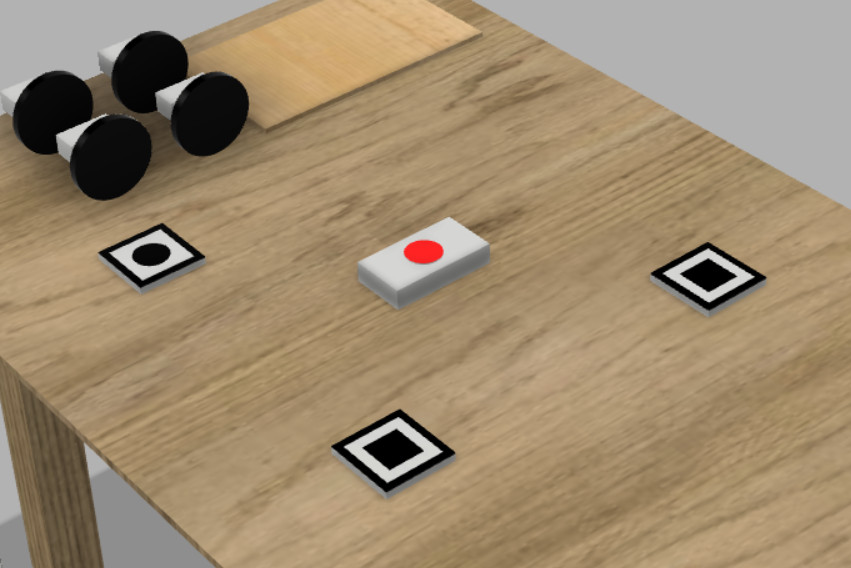
#> input picture Examples/Second_tour_NTI_openCV_task/Photo/example_1__125_125_.jpg, 851 x 568 px; its folder holds only this picture in this run
$ python Find_contours.py
#> lines starting #> are read from the running program, lines starting #| are printed output that depends on the picture; after the words box and inside, x2 and y2 are one past the last pixel; in counts of white or black regions, pixels touching at a corner belong together; long printed decimals are rounded
### Examples/Second_tour_NTI_openCV_task/Geometry_functions.py
from Point_class import Point
from FlatVector_class import FlatVector


def find_center(cont):
    point_sum = [0, 0]
    for point in cont:
        point_sum[0] += point[0][0]
        point_sum[1] += point[0][1]
    return tuple([int(point_sum[0] / len(cont)), int(point_sum[1] / len(cont))])


def line_intersection_point(vector1: FlatVector, vector2: FlatVector):
    # составляем формулы двух прямых
    x1_1 = vector1.start_point.x
    y1_1 = vector1.start_point.y
    x1_2 = vector1.end_point.x
    y1_2 = vector1.end_point.y
    x2_1 = vector2.start_point.x
    y2_1 = vector2.start_point.y
    x2_2 = vector2.end_point.x
    y2_2 = vector2.end_point.y
    A1 = y1_1 - y1_2
    B1 = x1_2 - x1_1
    C1 = x1_1 * y1_2 - x1_2 * y1_1
    A2 = y2_1 - y2_2
    B2 = x2_2 - x2_1
    C2 = x2_1 * y2_2 - x2_2 * y2_1
    # решаем систему двух уравнений
    if B1 * A2 - B2 * A1 != 0:
        y = (C2 * A1 - C1 * A2) / (B1 * A2 - B2 * A1)
        if B1 * A2 - B2 * A1 == 0:
            return False
        if A1 == 0:
            x = 0
        else:
            x = (-C1 - B1 * y) / A1
        # проверяем, находится ли решение системы (точка пересечения) на первом отрезке, min/max - потому
        # что координаты точки могут быть заданы не по порядку возрастания
        if min(x1_1, x1_2) <= x <= max(x1_1, x1_2) and min(y1_1, y1_2) <= y <= max(y1_1, y1_2):
            return Point(x, y)
        else:
            return False
    # случай деления на ноль, то есть параллельность

### Examples/Second_tour_NTI_openCV_task/Point_class.py
from numpy import ndarray

class Point:
    def __init__(self, x: float or tuple or list, y: float = None) -> None:
        if type(x) == tuple or type(x) == list:
            self.x = x[0]
            self.y = x[1]
        else:
            self.x = x
            self.y = y

    # +
    # [70 lines left out: functions __add__, __sub__, __truediv__, __mul__, __eq__, to_int, not called in this run]

    def tuple_format(self) -> tuple:
        return tuple([self.x, self.y])

    def list_format(self) -> list:
        return [self.x, self.y]

    def __str__(self):
        return f"({self.x}, {self.y})"

    # [6 lines left out: function is_Point, not called in this run]

    @classmethod
    def check_Point(cls, obj):
        if type(obj) == tuple or type(obj) == list:
            return Point(obj)
        elif type(obj) == ndarray:
            return Point(obj[0], obj[1])
        elif type(obj) != Point:
            return Point(obj.x, obj.y)
        else:
            try:
                return Point(obj.x, obj.y)
            except:
                raise TypeError("Object can not be Point!")


# [4 lines left out: function distance_between_two_point, not called in this run]

### Examples/Second_tour_NTI_openCV_task/FlatVector_class.py
from Point_class import Point


class FlatVector:
    # [10 lines left out: function __init__, not called in this run]

    def length(self) -> float:
        return ((self.start_point.x - self.end_point.x) ** 2 + (self.start_point.y - self.end_point.y) ** 2) ** 0.5

    # [5 lines left out: function move_to_point, not called in this run]

    def radius_vector(self) -> Point:
        return self.end_point - self.start_point

    def move_along_vector(self, vector):
        vector.move_to_point(self.start_point)
        self.move_to_point(vector.end_point)

    def copy(self):
        return FlatVector(self.start_point, self.end_point)

    # +
    # [47 lines left out: functions __add__, __sub__, __truediv__, __mul__, __str__, find_collinear_coefficients, not called in this run]

### Examples/Second_tour_NTI_openCV_task/Find_contours.py
import cv2 as cv
import os
from Examples.Second_tour_NTI_openCV_task.FlatVector_class import *
from Examples.Second_tour_NTI_openCV_task.Point_class import *
from Examples.Second_tour_NTI_openCV_task.Geometry_functions import *
import numpy as np
import urllib.request


# [9 lines left out: function url_to_image, not called in this run]


# fv - flat vector
# p - point
# c - coefficient
photos = os.listdir("Photo")

photo = photos[0]
src = cv.imread("Photo/" + photo)
#> src is the input picture: shape (568, 851, 3); mean B, G, R 111, 138.5, 157.9
_, threshold = cv.threshold(cv.cvtColor(src, cv.COLOR_BGR2GRAY), 200, 255, cv.THRESH_BINARY)
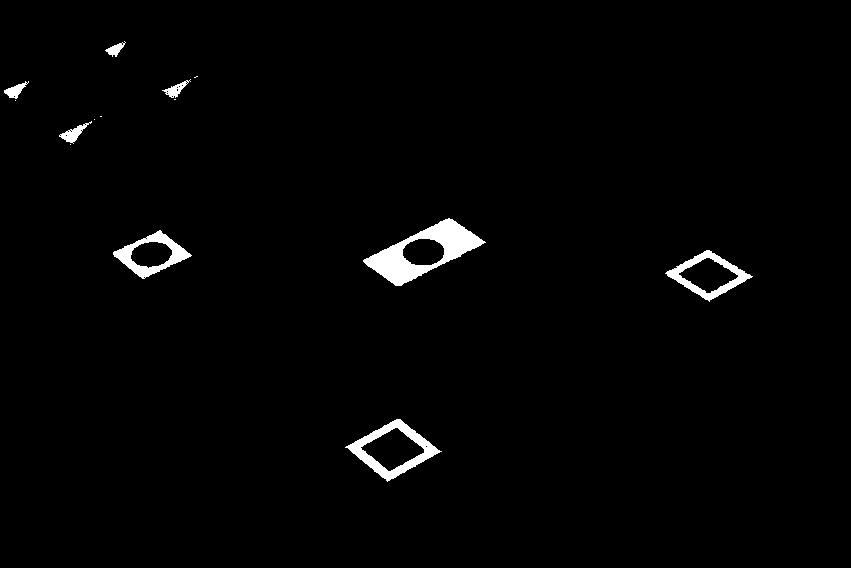
#> threshold: shape (568, 851); 1.6% white; 14 white regions (6 under 20 px)
threshold = cv.GaussianBlur(threshold, (5, 5), 3)
# cv.imshow(f"Original", src)
# cv.imshow("Threshold", threshold)

contours, _ = cv.findContours(threshold, cv.RETR_TREE, cv.CHAIN_APPROX_SIMPLE)
#> contours = 13 contours; largest, box (x1, y1, x2, y2) and area: (361, 216, 488, 288) 4527, (343, 417, 444, 484) 3628, (663, 248, 755, 304) 2784, (111, 228, 194, 281) 2446, (365, 430, 422, 469) 1100
cv.drawContours(src, contours, -1, (0, 100, 0), 2)
prev_rect_flag = False
prev_rect = []
need_rect_cent = []
zero_p = (0, 0)
need_to_find_p = (0, 0)
zero_contour = []

for contour in contours:
    approx = cv.approxPolyDP(contour, 0.04 * cv.arcLength(contour, True), True)

    if cv.contourArea(approx) > 100:
        # cv.drawContours(src, [approx], 0, (0, 100, 0), 2)
        x = approx.ravel()[0]
        y = approx.ravel()[1]
        cent = find_center(approx)
        pix = src[cent[1]][cent[0]]
        r = pix[2]
        g = pix[1]
        b = pix[0]

        if len(approx) == 4:
            # low red 150 190 255
            # upper red 0 0 255

            # low black 0 0 0
            # upper black 120 120 120
            # if 0 <= b <= 150 and 0 <= g <= 190 and 240 <= r <= 255:
            # cv.putText(src, "Need_Rectangle", (x, y), cv.FONT_HERSHEY_COMPLEX_SMALL, 1, (0, 200, 0))
            if 0 <= b <= 170 and 0 <= g <= 170 and 0 <= r <= 170:
                if len(prev_rect) > 0 and cv.pointPolygonTest(prev_rect, cent, False) >= 0:
                    need_rect_cent.append(cent)
                    # print(cent)
                # cv.putText(src, "Need_Rectangle", (x, y), cv.FONT_HERSHEY_COMPLEX_SMALL, 1, (0, 200, 0))
                prev_rect = approx
            prev_rect_flag = True

        elif len(approx) >= 5:
            if 0 <= b <= 150 and 0 <= g <= 190 and 240 <= r <= 255 and prev_rect_flag:
                # cv.putText(src, "Need_circle", (x, y), cv.FONT_HERSHEY_COMPLEX_SMALL, 1, (0, 200, 0))
                need_to_find_p = cent
            if 0 <= b <= 170 and 0 <= g <= 170 and 0 <= r <= 170 and prev_rect_flag:
                # cv.putText(src, "Need_circle", (x, y), cv.FONT_HERSHEY_COMPLEX_SMALL, 1, (0, 200, 0))
                zero_p = cent
                zero_contour = prev_rect
            prev_rect_flag = False
#> this loop made 13 passes
#> (approx, x, y, cent, pix, r, g, b) on passes 7, 9, 11: ([[487, 240], [446, 216], [361, 263], [403, 287]], 487, 240, (424, 251), [35, 35, 255], 255, 35, 35), ([[96, 117], [58, 132], [57, 138], [75, 145]], 96, 117, (71, 133), [199, 201, 201], 201, 201, 199), ([[30, 79], [2, 88], [2, 94], [17, 102]], 30, 79, (12, 90), [204, 206, 206], 206, 206, 204)
#> after the loop, need_rect_cent = [(392, 448), (708, 275)]

# for p in need_rect_cent:
#     cv.putText(src, "&", p, cv.FONT_HERSHEY_COMPLEX_SMALL, 1, (0, 0, 200))


# Find vector 0X and 0Y

# fv - flat vector
# p - point
# c - coefficient pix to mm
measurement_error = 15

# rect_fv = FlatVector(need_rect_cent[0], need_rect_cent[1])
check_fv = FlatVector(zero_p, need_rect_cent[0])
#> in __init__, `self.x = x[0]`: self.x = 149
#> in __init__, `self.y = x[1]`: self.y = 253
# cv.rectangle(src, form_start_rect_to_zero_fv.end_point.tuple_format(),
#              (form_start_rect_to_zero_fv.end_point + (10, 10)).tuple_format(), (50, 50, 50), 3)
# cv.rectangle(src, rect_fv.end_point.tuple_format(), (rect_fv.end_point + (10, 10)).tuple_format(), (100, 0, 100), 3)

check_len_1 = 0
check_len_2 = 0

# print(zero_contour)
for i in range(len(zero_contour) - 1):
    inter_point = line_intersection_point(FlatVector(zero_contour[i][0], zero_contour[i + 1][0]), check_fv)
    if type(inter_point) != bool:
        check_len_1 = distance_between_two_point(zero_contour[i][0], inter_point)
        check_len_2 = distance_between_two_point(zero_contour[i + 1][0], inter_point)
        break
#> this loop made 2 passes
#> (x1_1 in line_intersection_point, y1_1 in line_intersection_point, x1_2 in line_intersection_point, y1_2 in line_intersection_point, x2_1 in line_intersection_point, y2_1 in line_intersection_point) on pass 2: (162, 228, 111, 250, 149, 253)

if abs(check_len_1 - check_len_2) < measurement_error:
    ox_end_p = need_rect_cent[0]
#> ox_end_p = (392, 448)
    oy_end_p = need_rect_cent[1]
#> oy_end_p = (708, 275)
else:
    ox_end_p = need_rect_cent[1]
    oy_end_p = need_rect_cent[0]
# [6 lines of commented-out code are left out]
ox_fv = FlatVector(zero_p, ox_end_p)
oy_fv = FlatVector(ox_end_p, oy_end_p)
oy_fv.move_to_point(zero_p)
#> in __sub__, `x = self.x - other.x`: x = 243
#> in __sub__, `y = self.y - other.y`: y = 195
check_fv = ox_fv + oy_fv
#> in __add__, `x = self.x + other.x`: x = 298
#> in __add__, `y = self.y + other.y`: y = 506

find_fv = FlatVector(zero_p, need_to_find_p)

ox_translate_to_real_c = 250 / ox_fv.length()
#> ox_translate_to_real_c = 0.802
oy_translate_to_real_c = 250 / oy_fv.length()
#> oy_translate_to_real_c = 0.694

a_c, b_c = find_collinear_coefficients(find_fv, ox_fv, oy_fv)
#> in find_collinear_coefficients, `j_c = (what_rv.y*i_rv.x - i_rv.y*what_rv.x) / (j_rv.y*i_rv.x - j_rv.x*..`: j_c = 0.512
#> in find_collinear_coefficients, `i_c = (what_rv.x - j_rv.x*j_c) / i_rv.x`: i_c = 0.454
#> a_c = 0.454; b_c = 0.512

i_fv = ox_fv * (a_c, a_c)
j_fv = oy_fv * (b_c, b_c)

real_x = i_fv.length() * ox_translate_to_real_c
#> real_x = 113.5
real_y = j_fv.length() * oy_translate_to_real_c
#> real_y = 127.9

if a_c < 0:
    real_x *= -1
if b_c < 0:
    real_y *= -1

cv.line(src, ox_fv.start_point.tuple_format(), ox_fv.end_point.tuple_format(), (0, 0, 200), 3)
# cv.rectangle(src,ox_fv.end_point.tuple_format() , (ox_fv.end_point + (10, 10)).tuple_format(), (0, 100, 200), 3)
cv.line(src, oy_fv.start_point.tuple_format(), oy_fv.end_point.tuple_format(), (0, 0, 200), 3)
# cv.rectangle(src, oy_fv.end_point.tuple_format() , (oy_fv.end_point + (10, 10)).tuple_format(), (0, 100, 200), 3)
cv.line(src, find_fv.start_point.tuple_format(), find_fv.end_point.tuple_format(), (0, 200, 0), 3)
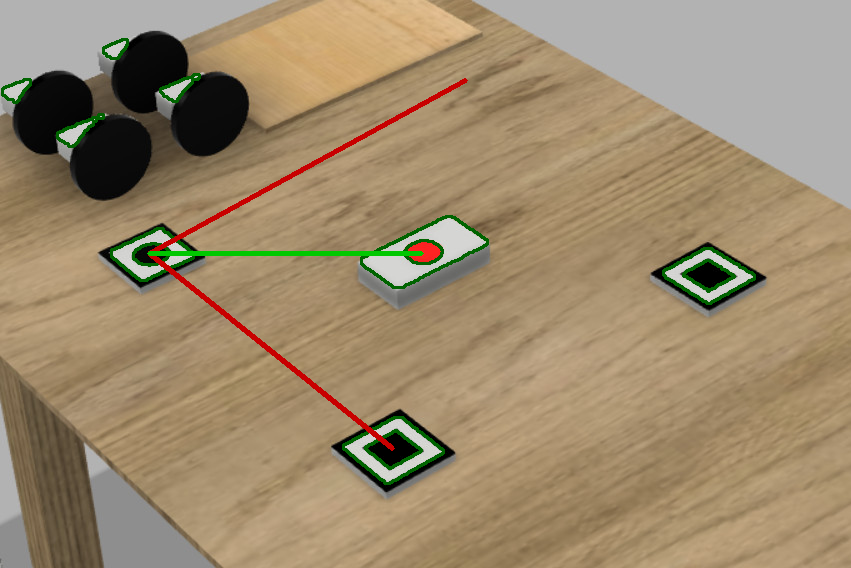
#> src: shape (568, 851, 3); mean B, G, R 109, 138, 156.7

# [7 lines of commented-out code are left out]

print(f"({real_x},{real_y})")
#| (113.487,127.919)
# cv.imshow(f"Original(contours)", src)
cv.waitKey(0)
cv.destroyAllWindows()

$ run again, on Examples/Second_tour_NTI_openCV_task/Photo/example_5__50_175_.jpg
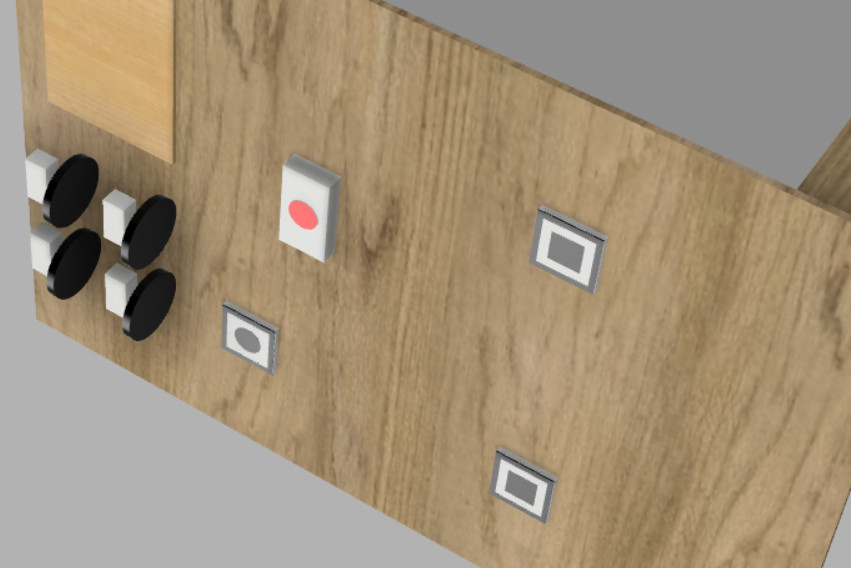
#> input picture Examples/Second_tour_NTI_openCV_task/Photo/example_5__50_175_.jpg, 851 x 568 px
#> src is the input picture: shape (568, 851, 3); mean B, G, R 121.5, 145.9, 163
#> `_, threshold = cv.threshold(cv.cvtColor(src, cv.COLOR_BGR2GRAY), 200, ..`:
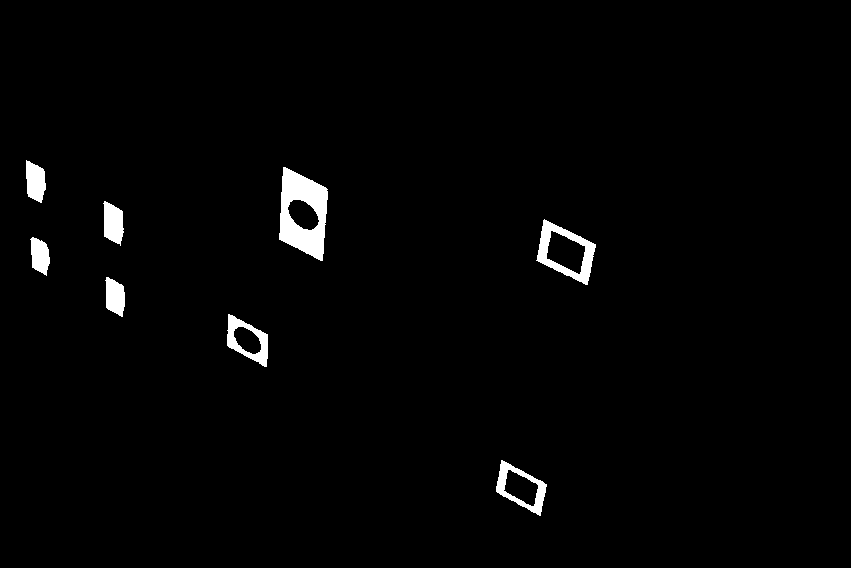
#> threshold: shape (568, 851); 1.7% white; 8 white regions
#> contours = 12 contours; largest, box (x1, y1, x2, y2) and area: (277, 165, 330, 263) 3830, (534, 217, 598, 287) 2770, (494, 458, 549, 518) 1970, (225, 312, 270, 369) 1661, (101, 199, 126, 248) 896
#> the loop `for contour in contours:` made 12 passes
#> (approx, x, y, cent, pix, r, g, b) on passes 5, 6, 9, 10: ([[104, 275], [104, 309], [124, 318], [125, 284]], 104, 275, (114, 296), [221, 223, 223], 223, 223, 221), ([[30, 235], [30, 269], [48, 277], [48, 242]], 30, 235, (39, 255), [222, 224, 224], 224, 224, 222), ([[102, 199], [102, 238], [122, 247], [124, 209]], 102, 199, (112, 223), [222, 224, 224], 224, 224, 222), ([[281, 165], [277, 241], [324, 262], [329, 187]], 281, 165, (302, 213), [119, 120, 254], 254, 120, 119)
#> after the loop `for contour in contours:`: need_rect_cent = [(520, 487), (565, 251)]
#> in __init__, `self.x = x[0]`: self.x = 247
#> in __init__, `self.y = x[1]`: self.y = 339
#> the loop `for i in range(len(zero_contour) - 1):` made 1 pass
#> (x1_1 in line_intersection_point, y1_1 in line_intersection_point, x1_2 in line_intersection_point, y1_2 in line_intersection_point, x2_1 in line_intersection_point, y2_1 in line_intersection_point) on pass 1: (226, 312, 225, 347, 247, 339)
#> ox_end_p = (520, 487)
#> oy_end_p = (565, 251)
#> in __sub__, `x = self.x - other.x`: x = 273
#> in __sub__, `y = self.y - other.y`: y = 148
#> in __add__, `x = self.x + other.x`: x = 494
#> in __add__, `y = self.y + other.y`: y = 678
#> ox_translate_to_real_c = 0.805
#> oy_translate_to_real_c = 1.04
#> j_c = 0.591
#> i_c = 0.104
#> b_c = 0.591
#> real_x = 26.02
#> real_y = 147.7
#> `cv.line(src, find_fv.start_point.tuple_format(), find_fv.end_point.tup..`:
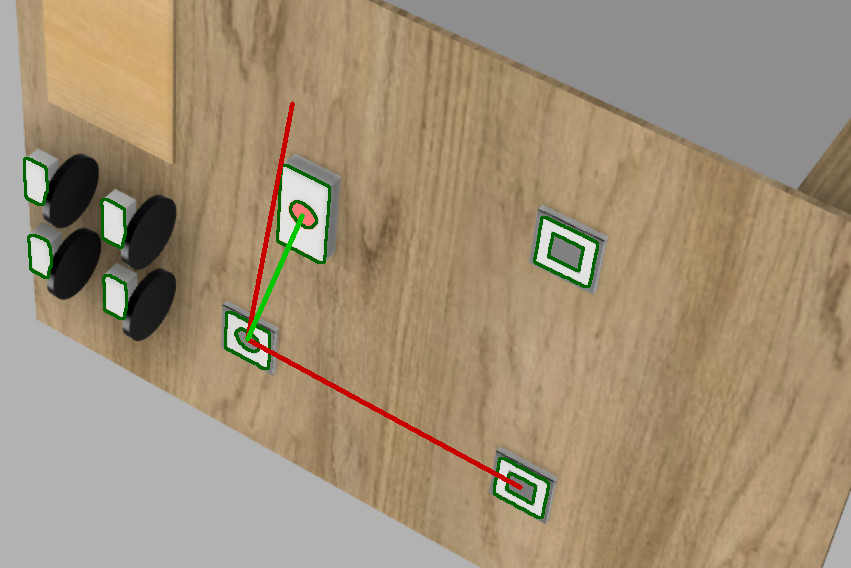
#> src: shape (568, 851, 3); mean B, G, R 119.2, 144.8, 161.3
#| (26.024,147.676)

$ run again, on Examples/Second_tour_NTI_openCV_task/Photo/test_1_1.jpg
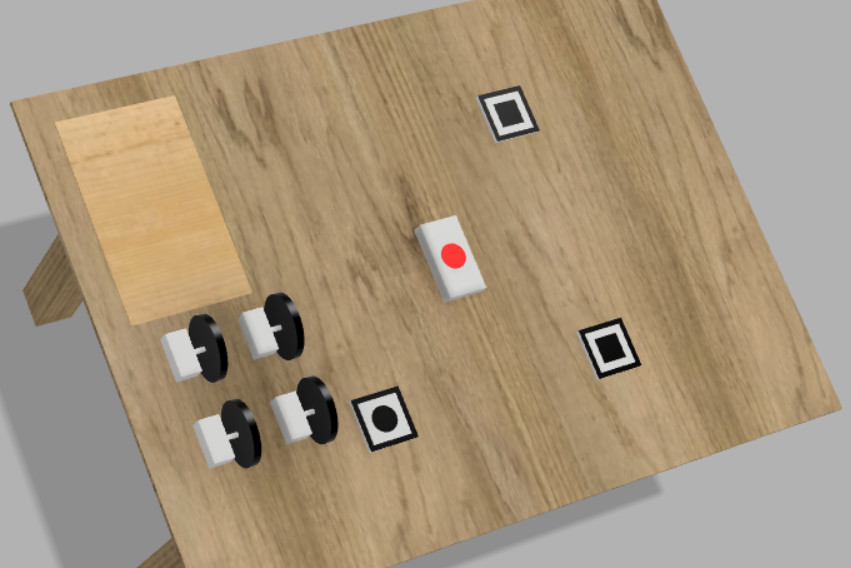
#> input picture Examples/Second_tour_NTI_openCV_task/Photo/test_1_1.jpg, 851 x 568 px
#> src is the input picture: shape (568, 851, 3); mean B, G, R 126.6, 150.2, 166.9
#> `_, threshold = cv.threshold(cv.cvtColor(src, cv.COLOR_BGR2GRAY), 200, ..`:
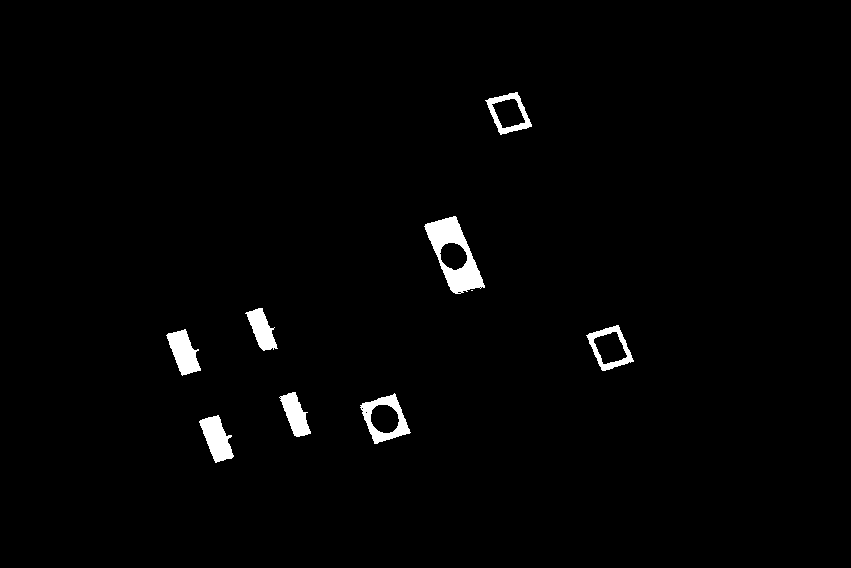
#> threshold: shape (568, 851); 1.6% white; 9 white regions (1 under 20 px)
#> contours = 12 contours; largest, box (x1, y1, x2, y2) and area: (422, 214, 487, 296) 3020, (358, 391, 413, 446) 1935, (584, 323, 636, 373) 1667, (483, 90, 534, 137) 1558, (197, 413, 236, 465) 1236
#> the loop `for contour in contours:` made 12 passes
#> (approx, x, y, cent, pix, r, g, b) on passes 4, 5, 8, 9: ([[278, 394], [292, 437], [312, 435], [297, 390]], 278, 394, (294, 414), [210, 212, 212], 212, 212, 210), ([[187, 327], [164, 333], [180, 377], [202, 372]], 187, 327, (183, 352), [211, 213, 213], 213, 213, 211), ([[244, 310], [257, 348], [279, 350], [264, 306]], 244, 310, (261, 328), [211, 213, 213], 213, 213, 211), ([[423, 222], [448, 291], [486, 289], [458, 215]], 423, 222, (453, 254), [55, 55, 255], 255, 55, 55)
#> after the loop `for contour in contours:`: need_rect_cent = [(609, 347), (508, 112)]
#> in __init__, `self.x = x[0]`: self.x = 383
#> in __init__, `self.y = x[1]`: self.y = 420
#> the loop `for i in range(len(zero_contour) - 1):` made 2 passes
#> (x1_1 in line_intersection_point, y1_1 in line_intersection_point, x1_2 in line_intersection_point, y1_2 in line_intersection_point, x2_1 in line_intersection_point, y2_1 in line_intersection_point) on pass 2: (358, 403, 372, 445, 383, 420)
#> ox_end_p = (609, 347)
#> oy_end_p = (508, 112)
#> in __sub__, `x = self.x - other.x`: x = 226
#> in __sub__, `y = self.y - other.y`: y = -73
#> in __add__, `x = self.x + other.x`: x = 766
#> in __add__, `y = self.y + other.y`: y = 840
#> ox_translate_to_real_c = 1.05
#> oy_translate_to_real_c = 0.977
#> j_c = 0.534
#> i_c = 0.54
#> b_c = 0.534
#> real_x = 134.9
#> real_y = 133.6
#> `cv.line(src, find_fv.start_point.tuple_format(), find_fv.end_point.tup..`:
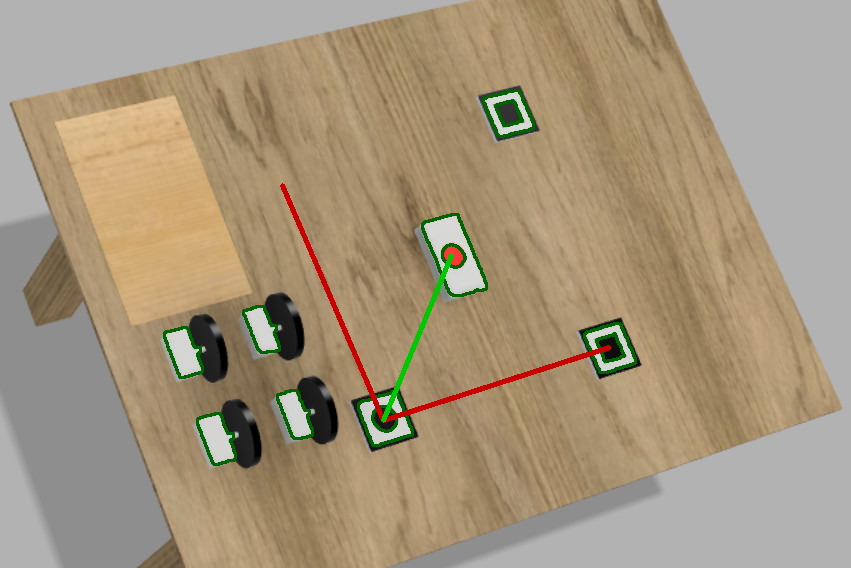
#> src: shape (568, 851, 3); mean B, G, R 124.8, 149.6, 165.6
#| (134.935,133.616)
